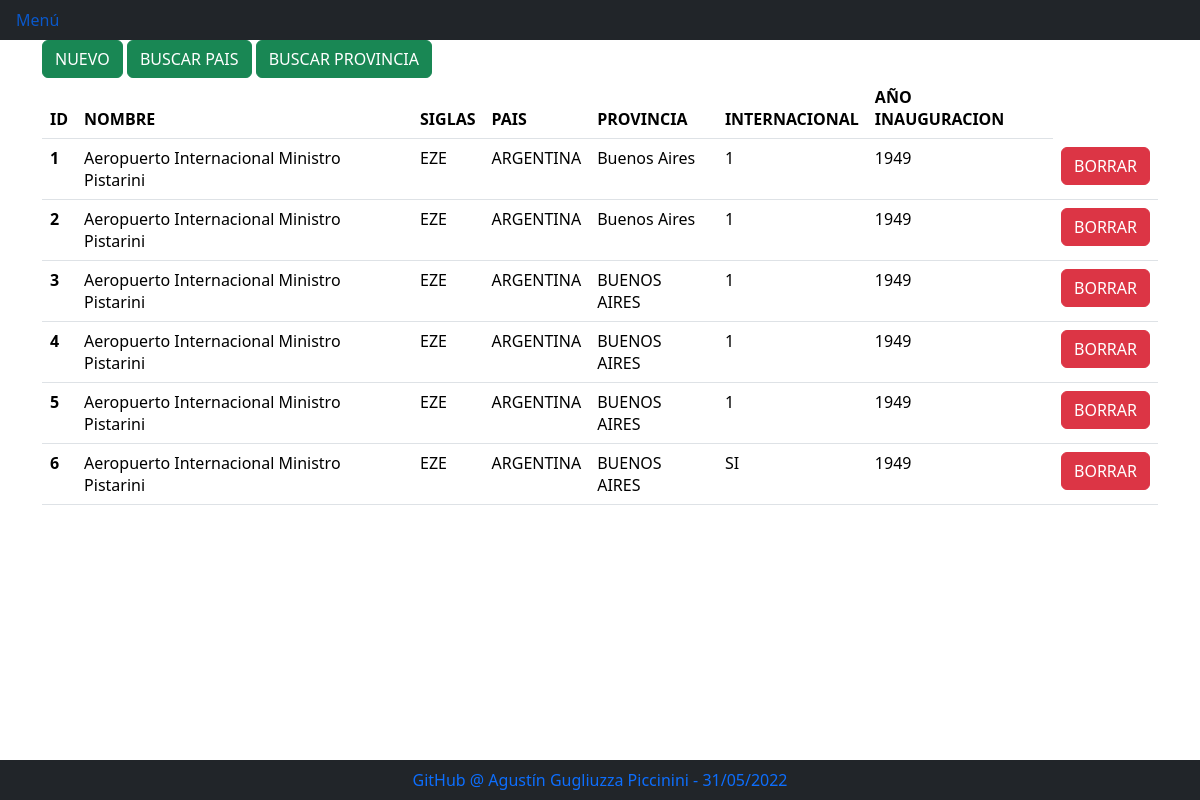
/aeropuertos/, run on an earlier commit of the app's database.
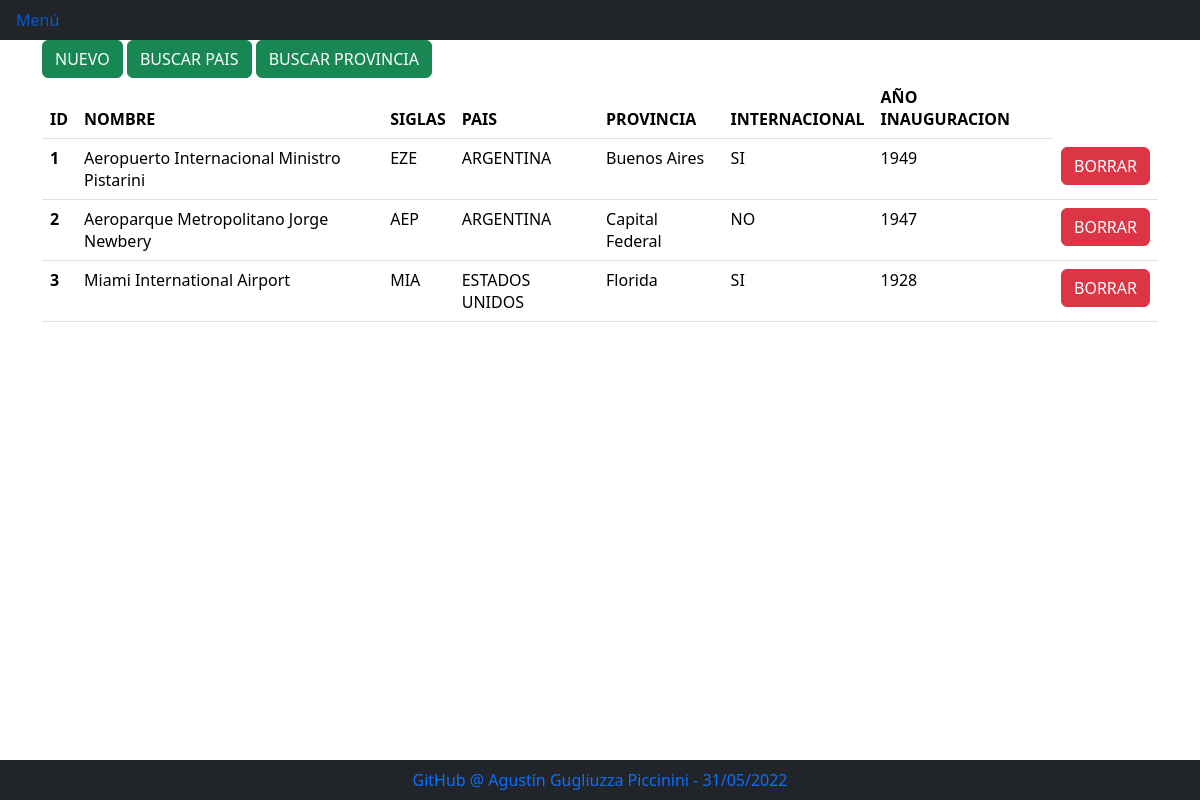
And on a later commit of the database.
### AppAerolineas/models.py (models this page shows)
class Aeropuertos(models.Model):
    nombre = models.CharField(max_length=100)
    siglas = models.CharField(max_length=5)
    pais = models.CharField(max_length=50)
    estado = models.CharField(max_length=50)
    internacional = models.CharField(max_length=5)
    año_inauguracion = models.IntegerField()

### AppAerolineas/views.py (the view)
# urls.py: path('aeropuertos/', views.aeropuertos_list, name='aeropuertos'),
def aeropuertos_list(request):
    aeropuerto = Aeropuertos.objects.all()
    template = loader.get_template('AppAerolineas/02_1_aeropuerto_list.html')
    context = {
        'aeropuertos':aeropuerto,
    }
    return HttpResponse(template.render(context,request))

### AppAerolineas/templates/AppAerolineas/02_1_aeropuerto_list.html
{% extends "AppAerolineas/00_index.html" %}
{% load bootstrap5 %}
{% block cuerpo %}
<div class="container">
  <div class="row">
    <div class="col">
      {% url 'agregar_aeropuerto' as agregar_url %}
      {% url 'pais_aerop_search' as buscarpais_url %}
      {% url 'prov_aerop_search' as buscarprov_url %}
      {% bootstrap_button "NUEVO" button_class="btn-success" button_type="link" href=agregar_url %}
      {% bootstrap_button "BUSCAR PAIS" button_class="btn-success" button_type="link" href=buscarpais_url %}
      {% bootstrap_button "BUSCAR PROVINCIA" button_class="btn-success" button_type="link" href=buscarprov_url %}
    <div>
  <div>
  <div class="row">
    <div class="col">
        {% if aeropuertos %}
        <table class="table">
            <thead>
                <th scope="col">ID</th>
                <th scope="col">NOMBRE</th>
                <th scope="col">SIGLAS</th>
                <th scope="col">PAIS</th>
                <th scope="col">PROVINCIA</th>
                <th scope="col">INTERNACIONAL</th>
                <th scope="col">AÑO INAUGURACION</th>
            </thead>
            {% for a in aeropuertos %}
            <tbody>
                <tr>
                    <th scope="row">{{a.id}} </th>
                    <td> {{a.nombre}} </td>
                    <td> {{a.siglas}} </td>
                    <td> {{a.pais}} </td>
                    <td> {{a.estado}} </td>
                    <td> {{a.internacional}} </td>
                    <td> {{a.año_inauguracion}} </td>
                    {% url 'aeropuertos_delete' identificador=a.id as borrar_url %}
                    <td>{% bootstrap_button "BORRAR" size="sm" button_class="btn-danger" button_type="link" href=borrar_url %}</td>
                </tr>
            </tbody>
            {% endfor %}
        </table>
        {% else %}
            <p>NO TIENE AEROPUERTOS CARGADOS</p>
        {% endif %}
    </div>
  </div>
</div>
{% endblock %}

### AppAerolineas/templates/AppAerolineas/00_index.html (shortened to what this page needs)
{% load bootstrap5 %}
{% bootstrap_css %}
<ul class="nav bg-dark fixed">
  <li class="nav-item">
    <a class="nav-link active" href="{%url  'index' %}">Menú</a>
  </li>
</ul>
{% block  cuerpo %}
{% endblock %}
<ul class="nav bg-dark fixed-bottom justify-content-center">
  <li class="nav-item">
    <a class="nav-link active" href="https://github.com/agusgugliu">GitHub @ Agustín Gugliuzza Piccinini - {% now 'd/m/Y' %}</a>
  </li>
</ul>

What changed in the data, as far as the page shows it:
removed Aeropuertos: id "4", nombre "Aeropuerto Internacional Ministro Pistarini", siglas "EZE", pais "ARGENTINA", estado "BUENOS AIRES", internacional "1", año_inauguracion "1949", bootstrap_button "BORRAR"
removed Aeropuertos: id "5", nombre "Aeropuerto Internacional Ministro Pistarini", siglas "EZE", pais "ARGENTINA", estado "BUENOS AIRES", internacional "1", año_inauguracion "1949", bootstrap_button "BORRAR"
removed Aeropuertos: id "6", nombre "Aeropuerto Internacional Ministro Pistarini", siglas "EZE", pais "ARGENTINA", estado "BUENOS AIRES", internacional "SI", año_inauguracion "1949", bootstrap_button "BORRAR"
changed Aeropuertos "Aeropuerto Internacional Ministro Pistarini": internacional "1" → "SI"
changed Aeropuertos id 2: nombre "Aeropuerto Internacional Ministro Pistarini" → "Aeroparque Metropolitano Jorge Newbery"; siglas "EZE" → "AEP"; estado "Buenos Aires" → "Capital Federal"; internacional "1" → "NO"; año_inauguracion "1949" → "1947"
changed Aeropuertos id 3: nombre "Aeropuerto Internacional Ministro Pistarini" → "Miami International Airport"; siglas "EZE" → "MIA"; pais "ARGENTINA" → "ESTADOS UNIDOS"; estado "BUENOS AIRES" → "Florida"; internacional "1" → "SI"; año_inauguracion "1949" → "1928"
